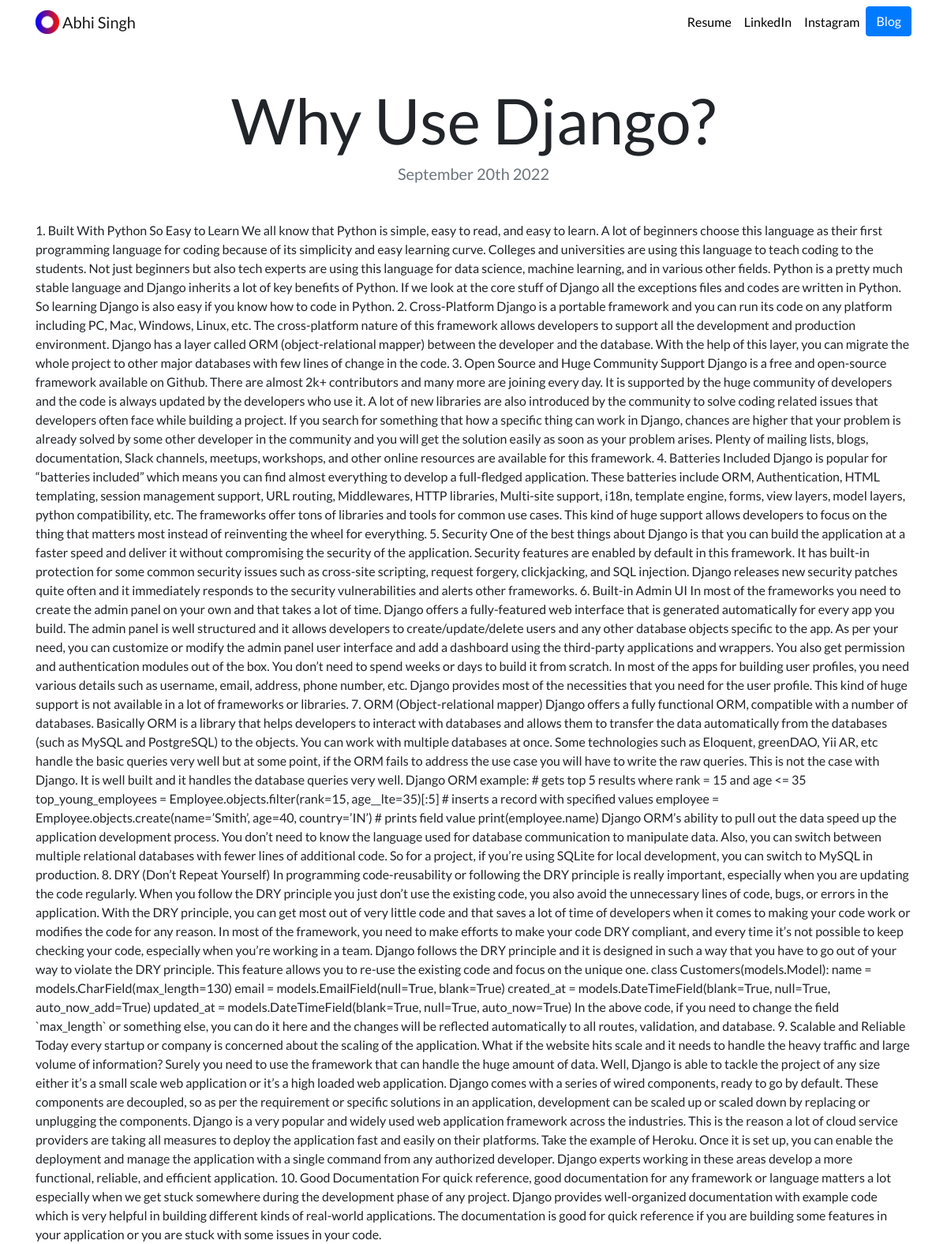
Page /blog/3/ on the committed database.
### blog/models.py (models this page shows, shortened)
class Blog(models.Model):
    title = models.CharField(max_length=200)
    description = models.TextField()
    date = models.DateField()

### blog/views.py (the view)
# urls.py: path('<int:blog_id>/', views.detail, name='detail'),
def detail(request, blog_id):
    blog = get_object_or_404(Blog, pk=blog_id)
    return render(request, 'blog/detail.html',{'blog':blog})

### blog/templates/blog/detail.html
{% extends "portfolio/base.html" %}
{% load static %}
{% block content %}
<h1 class="text-center mt-5" id="blogdetailtitle">{{ blog.title }}</h1>
<h5 class="text-center text-muted mb-5">{{ blog.date|date:'F jS Y' }}</h5>
{{ blog.description|safe }}
{% endblock %}

### portfolio/static/portfolio/custom.css (style rules this page uses)
body { font-family: 'Lato', sans-serif; }
@media (min-width: 992px) { #blogdetailtitle { font-size: 5rem; } }

### rows in the picture
Blog: title "Why Use Django?", date "September 20th 2022", description "1. Built With Python So Easy to Learn We all know that Python is simple, easy to read, and easy to learn. A lot of beginners choose this language as their first programming language for coding because of its simplicity and easy learning curve. Colleges and universities are using this language to teach coding to the students. Not just beginners but also tech experts are using this language for data science, machine learning, and in various other fields. Python is a pretty much stable language and Django inherits a lot of key benefits of Python. If we look at the core stuff of Django all the exceptions files and codes are written in Python. So learning Django is also easy if you know how to…"
